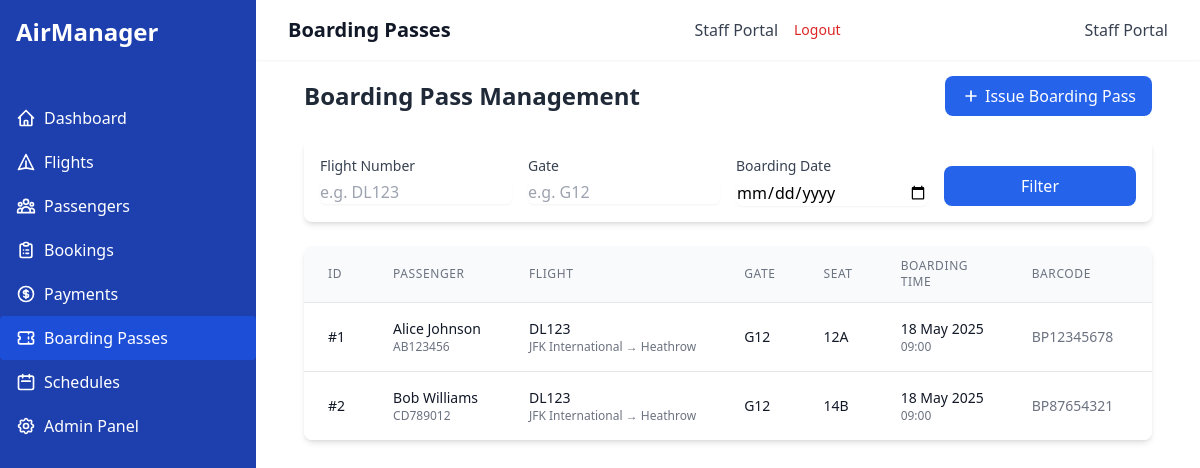
The app's page /boarding-passes/ (signed in) with its own data.
### airline_app/models.py (models this page shows, shortened)
class BoardingPass(models.Model):
    boarding_pass_id = models.AutoField(primary_key=True)
    booking = models.OneToOneField(Booking, on_delete=models.CASCADE, related_name='boarding_pass')
    gate_number = models.CharField(max_length=5)
    boarding_time = models.DateTimeField()
    seat_number = models.CharField(max_length=5)
    flight = models.ForeignKey(Flight, on_delete=models.CASCADE, related_name='boarding_passes')
    passenger = models.ForeignKey(Passenger, on_delete=models.CASCADE, related_name='boarding_passes')
    barcode = models.CharField(max_length=100, unique=True)

class Passenger(models.Model):
    GENDER_CHOICES = [
        ('M', 'Male'),
        ('F', 'Female'),
        ('O', 'Other'),
    ]
    passenger_id = models.AutoField(primary_key=True)
    name = models.CharField(max_length=100)
    date_of_birth = models.DateField()
    gender = models.CharField(max_length=1, choices=GENDER_CHOICES)
    email = models.EmailField()
    phone_number = models.CharField(max_length=15)
    passport_number = models.CharField(max_length=20, unique=True)
    address = models.TextField()

class Flight(models.Model):
    flight_id = models.AutoField(primary_key=True)
    flight_number = models.CharField(max_length=10, unique=True)
    departure_time = models.DateTimeField()
    arrival_time = models.DateTimeField()
    source_airport = models.ForeignKey(Airport, on_delete=models.CASCADE, related_name='departing_flights')
    destination_airport = models.ForeignKey(Airport, on_delete=models.CASCADE, related_name='arriving_flights')
    aircraft = models.ForeignKey(Aircraft, on_delete=models.CASCADE, related_name='flights')
    crew = models.ManyToManyField(CrewMember, related_name='flights')

class Airport(models.Model):
    airport_id = models.AutoField(primary_key=True)
    airport_name = models.CharField(max_length=100)
    location = models.CharField(max_length=100)
    country = models.CharField(max_length=50)

### airline_app/views.py (the view)
# urls.py: path('boarding-passes/', views.BoardingPassListView.as_view(), name='boarding-pass-list'),
class BoardingPassListView(LoginRequiredMixin, ListView):
    model = BoardingPass
    template_name = 'airline_app/boarding_pass_list.html'
    context_object_name = 'boarding_passes'
    paginate_by = 10
    def get_queryset(self):
        queryset = BoardingPass.objects.all()
        flight = self.request.GET.get('flight', '')
        if flight:
            queryset = queryset.filter(flight__flight_number__icontains=flight)
        gate = self.request.GET.get('gate', '')
        if gate:
            queryset = queryset.filter(gate_number__icontains=gate)
        date = self.request.GET.get('date', '')
        if date:
            try:
                date = datetime.strptime(date, '%Y-%m-%d').date()
                queryset = queryset.filter(boarding_time__date=date)
            except ValueError:
                pass
        return queryset

### airline_app/templates/airline_app/boarding_pass_list.html (shortened to what this page needs)
{% extends 'airline_app/base.html' %}
{% block header %}Boarding Passes{% endblock %}
{% block content %}
<div class="mb-6 flex justify-between items-center">
    <h2 class="text-2xl font-bold text-gray-800">Boarding Pass Management</h2>
    <a href="{% url 'boarding-pass-create' %}" class="bg-blue-600 hover:bg-blue-700 text-white font-medium py-2 px-4 rounded-lg flex items-center transition-colors">
        <svg class="w-5 h-5 mr-1" fill="none" stroke="currentColor" viewBox="0 0 24 24" xmlns="http://www.w3.org/2000/svg">
            <path stroke-linecap="round" stroke-linejoin="round" stroke-width="2" d="M12 6v6m0 0v6m0-6h6m-6 0H6"></path>
        </svg>
        Issue Boarding Pass
    </a>
</div>
<div class="bg-white rounded-lg shadow-md p-4 mb-6">
    <form method="get" class="grid grid-cols-1 sm:grid-cols-2 lg:grid-cols-4 gap-4">
        <div>
            <label class="block text-sm font-medium text-gray-700 mb-1">Flight Number</label>
            <input type="text" name="flight" value="{{ request.GET.flight }}" placeholder="e.g. DL123"
                   class="w-full rounded-md border-gray-300 shadow-sm focus:border-blue-500 focus:ring focus:ring-blue-500 focus:ring-opacity-50">
        </div>
        <div>
            <label class="block text-sm font-medium text-gray-700 mb-1">Gate</label>
            <input type="text" name="gate" value="{{ request.GET.gate }}" placeholder="e.g. G12"
                   class="w-full rounded-md border-gray-300 shadow-sm focus:border-blue-500 focus:ring focus:ring-blue-500 focus:ring-opacity-50">
        </div>
        <div>
            <label class="block text-sm font-medium text-gray-700 mb-1">Boarding Date</label>
            <input type="date" name="date" value="{{ request.GET.date }}"
                   class="w-full rounded-md border-gray-300 shadow-sm focus:border-blue-500 focus:ring focus:ring-blue-500 focus:ring-opacity-50">
        </div>
        <div class="flex items-end">
            <button type="submit" class="w-full bg-blue-600 hover:bg-blue-700 text-white font-medium py-2 px-4 rounded-lg transition-colors">
                Filter
            </button>
        </div>
    </form>
</div>
<div class="bg-white rounded-lg shadow-md overflow-hidden">
    <div class="overflow-x-auto">
        <table class="min-w-full divide-y divide-gray-200">
            <thead class="bg-gray-50">
                <tr>
                    <th class="px-6 py-3 text-left text-xs font-medium text-gray-500 uppercase tracking-wider">ID</th>
                    <th class="px-6 py-3 text-left text-xs font-medium text-gray-500 uppercase tracking-wider">Passenger</th>
                    <th class="px-6 py-3 text-left text-xs font-medium text-gray-500 uppercase tracking-wider">Flight</th>
                    <th class="px-6 py-3 text-left text-xs font-medium text-gray-500 uppercase tracking-wider">Gate</th>
                    <th class="px-6 py-3 text-left text-xs font-medium text-gray-500 uppercase tracking-wider">Seat</th>
                    <th class="px-6 py-3 text-left text-xs font-medium text-gray-500 uppercase tracking-wider">Boarding Time</th>
                    <th class="px-6 py-3 text-left text-xs font-medium text-gray-500 uppercase tracking-wider">Barcode</th>
                    <th class="px-6 py-3 text-left text-xs font-medium text-gray-500 uppercase tracking-wider">Actions</th>
                </tr>
            </thead>
            <tbody class="bg-white divide-y divide-gray-200">
                {% for boarding_pass in boarding_passes %}
                <tr class="hover:bg-gray-50 transition-colors">
                    <td class="px-6 py-4 whitespace-nowrap">
                        <div class="text-sm font-medium text-gray-900">#{{ boarding_pass.boarding_pass_id }}</div>
                    </td>
                    <td class="px-6 py-4 whitespace-nowrap">
                        <div class="text-sm font-medium text-gray-900">{{ boarding_pass.passenger.name }}</div>
                        <div class="text-xs text-gray-500">{{ boarding_pass.passenger.passport_number }}</div>
                    </td>
                    <td class="px-6 py-4 whitespace-nowrap">
                        <div class="text-sm font-medium text-gray-900">{{ boarding_pass.flight.flight_number }}</div>
                        <div class="text-xs text-gray-500">
                            {{ boarding_pass.flight.source_airport.airport_name }} → {{ boarding_pass.flight.destination_airport.airport_name }}
                        </div>
                    </td>
                    <td class="px-6 py-4 whitespace-nowrap text-sm text-gray-900">
                        {{ boarding_pass.gate_number }}
                    </td>
                    <td class="px-6 py-4 whitespace-nowrap text-sm text-gray-900">
                        {{ boarding_pass.seat_number }}
                    </td>
                    <td class="px-6 py-4 whitespace-nowrap">
                        <div class="text-sm text-gray-900">{{ boarding_pass.boarding_time|date:"d M Y" }}</div>
                        <div class="text-xs text-gray-500">{{ boarding_pass.boarding_time|date:"H:i" }}</div>
                    </td>
                    <td class="px-6 py-4 whitespace-nowrap text-sm text-gray-500 truncate max-w-xs">
                        {{ boarding_pass.barcode }}
                    </td>
                    <td class="px-6 py-4 whitespace-nowrap text-sm text-gray-500">
                    </td>
                </tr>
                {% empty %}
                <tr>
                    <td colspan="8" class="px-6 py-4 text-center text-gray-500">No boarding passes found matching your criteria.</td>
                </tr>
                {% endfor %}
            </tbody>
        </table>
    </div>
</div>
{% endblock %}

### records on screen
BoardingPass: boarding_pass_id "1", passenger.name "Alice Johnson", passenger.passport_number "AB123456", flight.flight_number "DL123", flight.source_airport.airport_name "JFK International", flight.destination_airport.airport_name "Heathrow", gate_number "G12", seat_number "12A", boarding_time "18 May 2025", boarding_time "09:00", barcode "BP12345678"
BoardingPass: boarding_pass_id "2", passenger.name "Bob Williams", passenger.passport_number "CD789012", flight.flight_number "DL123", flight.source_airport.airport_name "JFK International", flight.destination_airport.airport_name "Heathrow", gate_number "G12", seat_number "14B", boarding_time "18 May 2025", boarding_time "09:00", barcode "BP87654321"
